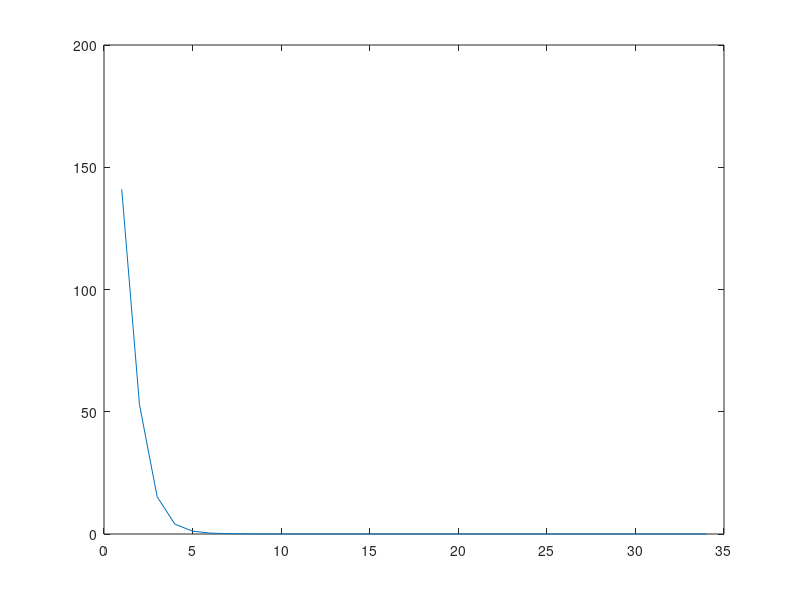

Recreate this plot in MATLAB.
A = [13 2 -8 1
    1 10 5 -2
    6 2 -23 15
    1 2 -1 13];

B = [16; 24; 184; 82];
D = diag(diag(A));
U = triu(A);
L = tril(A);
    
accuracy = 1e-10;
curr_accuracy = inf; 
iterations = 0;
r = inf;
    
 n = size(A, 1);
 x = zeros(n, 1);
 err = zeros(n, 1);
 it = zeros(n, 1);
 
 while (accuracy < curr_accuracy) && (accuracy < r)
    prev_x = x;
    for j=1:n
        sum = 0;
        for k=1:n
            if (j~=k)
                sum = sum + (L(j,k) + U(j,k)) * prev_x(k,1); 
            end
        end
        x(j,1) = (sum - B(j,1)) * (-1/D(j,j));
    end
    iterations = iterations + 1;
    curr_accuracy = norm(x - prev_x);
    r = norm(A*x - B);
    err(iterations) = r;
    it(iterations) = iterations;
 end
 
 
 disp(err);
 disp(iterations);
 
 plot(it, err);

 
 